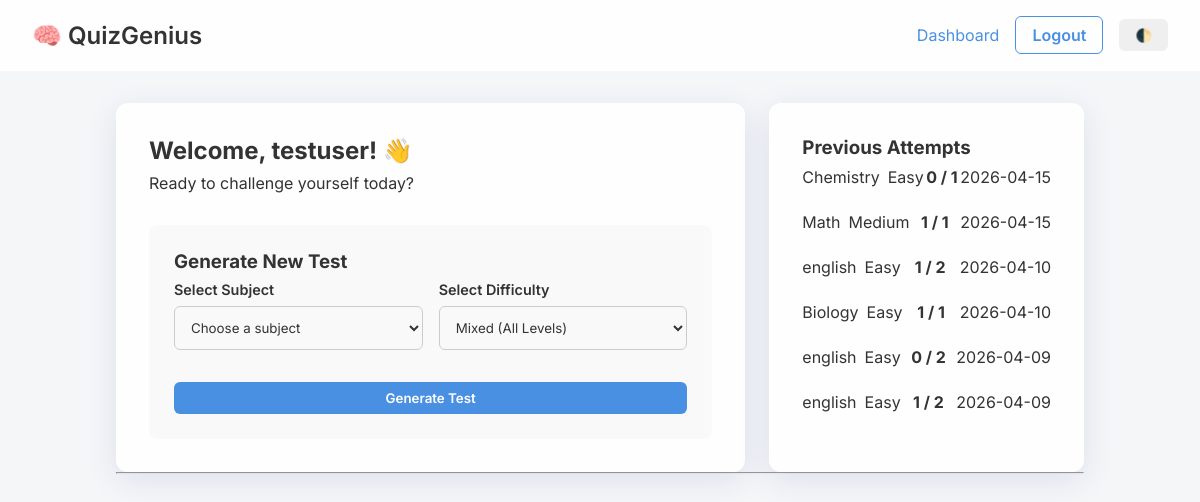
Before: /dashboard (signed in) with the older database file.
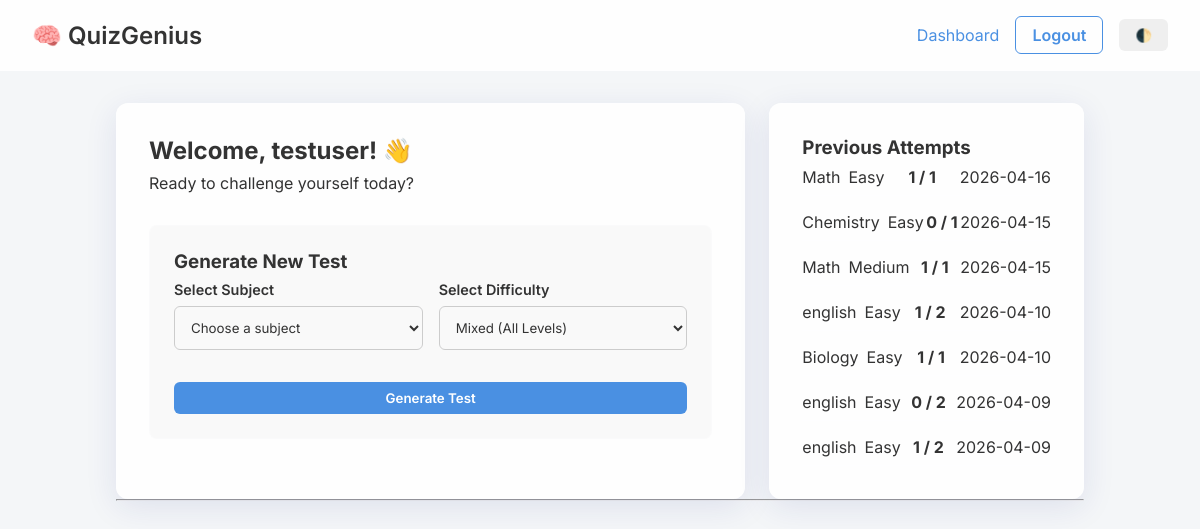
After: the same page with the newer database file.
### tables this page shows
CREATE TABLE users (
            id INTEGER PRIMARY KEY AUTOINCREMENT,
            username TEXT UNIQUE NOT NULL,
            password TEXT NOT NULL,
            role TEXT NOT NULL DEFAULT 'user'
        );

CREATE TABLE attempts (
            id INTEGER PRIMARY KEY AUTOINCREMENT,
            user_id INTEGER NOT NULL,
            subject TEXT NOT NULL,
            difficulty TEXT NOT NULL,
            score INTEGER NOT NULL,
            total_questions INTEGER NOT NULL,
            date TIMESTAMP DEFAULT CURRENT_TIMESTAMP,
            FOREIGN KEY (user_id) REFERENCES users (id)
        );

### app.py (the view)
    def wrapper(*args, **kwargs):
        if not session.get('user_id'):
            flash("Please log in to access this page.", "warning")
            return redirect(url_for('login'))
        return func(*args, **kwargs)

### app.py (called while the page is built)
def get_current_user():
    user_id = session.get('user_id')
    if not user_id:
        return None
    cursor = execute_query("SELECT * FROM users WHERE id = ?", (user_id,))
    return cursor.fetchone()

def login_required(func):
    def wrapper(*args, **kwargs):
        if not session.get('user_id'):
            flash("Please log in to access this page.", "warning")
            return redirect(url_for('login'))
        return func(*args, **kwargs)
    wrapper.__name__ = func.__name__
    return wrapper

@app.route('/dashboard')
@login_required
def user_dashboard():
    user = get_current_user()
    if user['role'] == 'admin': return redirect(url_for('admin_dashboard'))
    cursor = execute_query("SELECT DISTINCT subject FROM questions")
    subjects = [row['subject'] for row in cursor.fetchall()]
    cursor = execute_query("SELECT * FROM attempts WHERE user_id = ? ORDER BY date DESC", (user['id'],))
    attempts = cursor.fetchall()
    return render_template('user_dashboard.html', user=user, subjects=subjects, attempts=attempts)

### database.py (called while the page is built)
def get_db():
    db = getattr(g, '_database', None)
    if db is None:
        db = g._database = sqlite3.connect(DATABASE)
        db.row_factory = sqlite3.Row
    return db

def execute_query(query, args=(), commit=False):
    db = get_db()
    cursor = db.cursor()
    cursor.execute(query, args)
    if commit:
        db.commit()
    return cursor

### templates/user_dashboard.html (shortened to what this page needs)
{% extends 'base.html' %}
{% block content %}
<div class="dashboard-grid">
    <div class="glass-panel main-panel">
        <h2>Welcome, {{ user.username }}! 👋</h2>
        <p>Ready to challenge yourself today?</p>
        <div class="test-config-card">
            <h3>Generate New Test</h3>
            <form action="{{ url_for('generate_test') }}" method="POST">
                <div class="form-row">
                    <div class="form-group flex-1">
                        <label for="subject">Select Subject</label>
                        <select name="subject" id="subject" class="custom-select" required>
                            <option value="" disabled selected>Choose a subject</option>
                        </select>
                    </div>
                    <div class="form-group flex-1">
                        <label for="difficulty">Select Difficulty</label>
                        <select name="difficulty" id="difficulty" class="custom-select">
                            <option value="All">Mixed (All Levels)</option>
                        </select>
                    </div>
                </div>
                <button type="submit" class="btn btn-primary btn-block">Generate Test</button>
            </form>
        </div>
    </div>
    <div class="glass-panel side-panel">
        <h3>Previous Attempts</h3>
        {% if attempts %}
            <ul class="attempts-list">
            {% for attempt in attempts %}
                <li class="attempt-item">
                    <div class="attempt-meta">
                        <span class="subject-badge">{{ attempt.subject }}</span>
                        <span class="difficulty-badge level-{{ attempt.difficulty|lower }}">{{ attempt.difficulty }}</span>
                    </div>
                    <div class="score-display">
                        <strong>{{ attempt.score }} / {{ attempt.total_questions }}</strong>
                    </div>
                    <div class="date-text">{{ attempt.date.split(' ')[0] }}</div>
                </li>
            {% endfor %}
            </ul>
        {% else %}
            <p class="text-muted">No test attempts yet. Start practicing!</p>
        {% endif %}
    </div>
</div>
<hr>
{% endblock %}

### templates/base.html (shortened to what this page needs)
<!DOCTYPE html>
<html lang="en">
<head>
    <link rel="stylesheet" href="{{ url_for('static', filename='style.css') }}">
</head>
<body>
    <nav class="navbar">
        <div class="logo">
            <a href="{{ url_for('index') }}">🧠 QuizGenius</a>
        </div>
        <div class="nav-links">
            {% if session.get('user_id') %}
                <a href="{{ url_for('index') }}">Dashboard</a>
                <a href="{{ url_for('logout') }}" class="btn btn-outline">Logout</a>
            {% else %}
                <a href="{{ url_for('login') }}">Login</a>
                <a href="{{ url_for('signup') }}" class="btn btn-primary">Sign Up</a>
            {% endif %}
            <button id="theme-toggle" class="btn btn-icon">🌓</button>
        </div>
    </nav>
    <main class="container">
        {% block content %}
        {% endblock %}
    </main>
</body>
</html>

### static/style.css (style rules this page uses)
:root { --bg-color: #f4f6f8; --text-color: #333333; --primary-color: #4a90e2; --primary-hover: #357abd; --accent-color: #ff6b6b; --glass-bg: rgba(255, 255, 255, 0.85); --glass-border: rgba(255, 255, 255, 0.2); --shadow: 0 8px 32px 0 rgba(31, 38, 135, 0.1); --danger: #ff4757; --success: #2ed573; }
* { box-sizing: border-box; margin: 0; padding: 0; font-family: 'Inter', sans-serif; transition: background-color 0.3s, color 0.3s; }
body { background-color: var(--bg-color); color: var(--text-color); min-height: 100vh; }
h1, h2, h3 { margin-bottom: 0.5rem; }
a { text-decoration: none; color: var(--primary-color); }
.navbar { display: flex; justify-content: space-between; align-items: center; padding: 1rem 2rem; background: var(--glass-bg); backdrop-filter: blur(10px); border-bottom: 1px solid var(--glass-border); position: sticky; top: 0; z-index: 100; }
.logo a { font-size: 1.5rem; font-weight: 600; color: var(--text-color); }
.nav-links { display: flex; gap: 1rem; align-items: center; }
.btn { padding: 0.5rem 1rem; border-radius: 6px; border: none; cursor: pointer; font-weight: 600; text-align: center; transition: transform 0.1s, opacity 0.2s; }
.btn-primary { background: var(--primary-color); color: white; }
.btn-outline { border: 1px solid var(--primary-color); color: var(--primary-color); background: transparent; }
.btn-block { display: block; width: 100%; margin-top: 1rem; }
.container { max-width: 1000px; margin: 2rem auto; padding: 0 1rem; }
.glass-panel { background: var(--glass-bg); backdrop-filter: blur(10px); border: 1px solid var(--glass-border); border-radius: 12px; padding: 2rem; box-shadow: var(--shadow); }
.form-group { margin-bottom: 1rem; }
.form-row { display: flex; gap: 1rem; }
.flex-1 { flex: 1; }
label { display: block; margin-bottom: 0.5rem; font-weight: 600; font-size: 0.9rem; }
input, select, textarea { width: 100%; padding: 0.75rem; border-radius: 6px; border: 1px solid #ccc; background: transparent; color: var(--text-color); }
.dashboard-grid { display: grid; grid-template-columns: 2fr 1fr; gap: 1.5rem; }
.test-config-card { margin-top: 2rem; background: rgba(0,0,0,0.02); padding: 1.5rem; border-radius: 8px; border: 1px solid var(--glass-border); }
.attempts-list { list-style: none; display: flex; flex-direction: column; gap: 1rem; }
.attempt-item { display: flex; align-items: center; justify-content: space-between; padding-bottom: 0.5rem; border-bottom: 1px solid var(--glass-border); }
.attempt-meta { display: flex; gap: 0.5rem; }

Changed rows visible on the page:
added attempts: subject "Math", difficulty "Easy", score "1", total_questions "1", date "2026-04-16"
